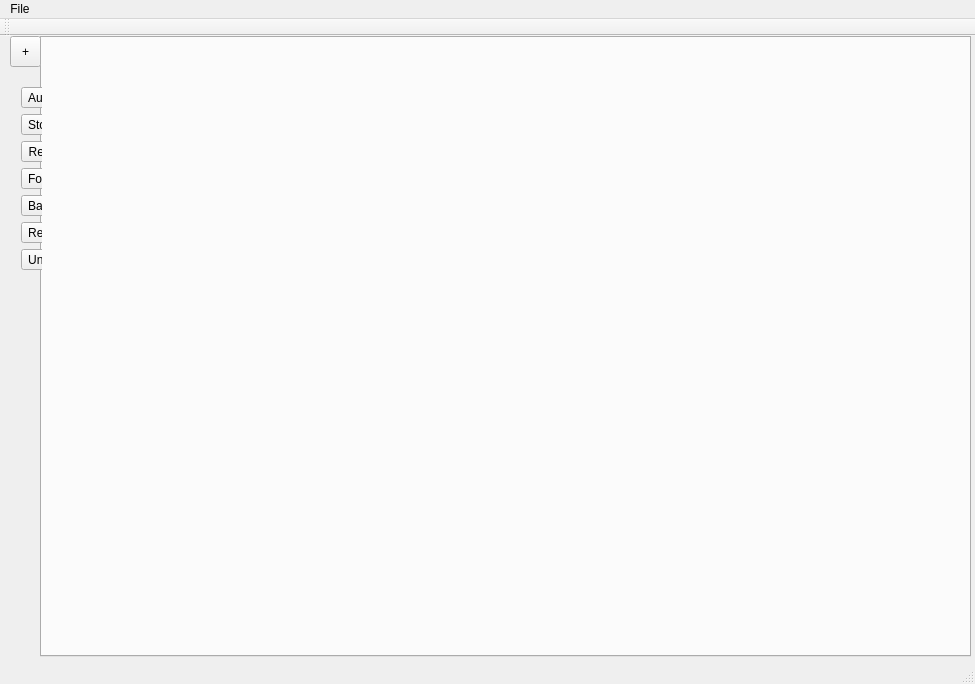
<?xml version="1.0" encoding="UTF-8"?>
<ui version="4.0">
 <class>MainWindow</class>
 <widget class="QMainWindow" name="MainWindow">
  <property name="geometry">
   <rect>
    <x>0</x>
    <y>0</y>
    <width>975</width>
    <height>684</height>
   </rect>
  </property>
  <property name="windowTitle">
   <string>Chess</string>
  </property>
  <property name="windowIcon">
   <iconset>
    <normaloff>assets/king.png</normaloff>assets/king.png</iconset>
  </property>
  <property name="documentMode">
   <bool>false</bool>
  </property>
  <property name="dockNestingEnabled">
   <bool>false</bool>
  </property>
  <widget class="QWidget" name="centralWidget">
   <widget class="QTabWidget" name="tabWidget">
    <property name="geometry">
     <rect>
      <x>40</x>
      <y>0</y>
      <width>931</width>
      <height>621</height>
     </rect>
    </property>
    <property name="autoFillBackground">
     <bool>false</bool>
    </property>
    <property name="tabPosition">
     <enum>QTabWidget::North</enum>
    </property>
    <property name="tabShape">
     <enum>QTabWidget::Rounded</enum>
    </property>
    <property name="currentIndex">
     <number>-1</number>
    </property>
    <property name="documentMode">
     <bool>false</bool>
    </property>
    <property name="tabsClosable">
     <bool>false</bool>
    </property>
    <property name="movable">
     <bool>true</bool>
    </property>
   </widget>
   <widget class="QWidget" name="formLayoutWidget">
    <property name="geometry">
     <rect>
      <x>10</x>
      <y>40</y>
      <width>32</width>
      <height>581</height>
     </rect>
    </property>
    <layout class="QFormLayout" name="formLayout_3">
     <item row="1" column="0">
      <widget class="QToolButton" name="playButton">
       <property name="enabled">
        <bool>true</bool>
       </property>
       <property name="maximumSize">
        <size>
         <width>80</width>
         <height>16777215</height>
        </size>
       </property>
       <property name="text">
        <string>Auto</string>
       </property>
       <property name="icon">
        <iconset>
         <normaloff>icons/icons8-play-24.png</normaloff>icons/icons8-play-24.png</iconset>
       </property>
       <property name="shortcut">
        <string>F5</string>
       </property>
      </widget>
     </item>
     <item row="2" column="0">
      <widget class="QToolButton" name="stopButton">
       <property name="maximumSize">
        <size>
         <width>80</width>
         <height>16777215</height>
        </size>
       </property>
       <property name="text">
        <string>Stop</string>
       </property>
       <property name="icon">
        <iconset>
         <normaloff>icons/icons8-stop-24.png</normaloff>icons/icons8-stop-24.png</iconset>
       </property>
       <property name="shortcut">
        <string>F4</string>
       </property>
      </widget>
     </item>
     <item row="3" column="0">
      <widget class="QToolButton" name="restartButton">
       <property name="maximumSize">
        <size>
         <width>80</width>
         <height>16777215</height>
        </size>
       </property>
       <property name="text">
        <string>Restart</string>
       </property>
       <property name="icon">
        <iconset>
         <normaloff>icons/icons8-restart-24.png</normaloff>icons/icons8-restart-24.png</iconset>
       </property>
       <property name="shortcut">
        <string>F6</string>
       </property>
      </widget>
     </item>
     <item row="5" column="0">
      <widget class="QToolButton" name="forwardButton">
       <property name="maximumSize">
        <size>
         <width>80</width>
         <height>16777215</height>
        </size>
       </property>
       <property name="text">
        <string>Forward</string>
       </property>
       <property name="icon">
        <iconset>
         <normaloff>icons/icons8-fast-forward-24.png</normaloff>icons/icons8-fast-forward-24.png</iconset>
       </property>
       <property name="shortcut">
        <string>F10</string>
       </property>
      </widget>
     </item>
     <item row="6" column="0">
      <widget class="QToolButton" name="backwardButton">
       <property name="maximumSize">
        <size>
         <width>80</width>
         <height>16777215</height>
        </size>
       </property>
       <property name="text">
        <string>Backward</string>
       </property>
       <property name="icon">
        <iconset>
         <normaloff>icons/icons8-rewind-24.png</normaloff>icons/icons8-rewind-24.png</iconset>
       </property>
      </widget>
     </item>
     <item row="7" column="0">
      <widget class="QToolButton" name="redoButton">
       <property name="maximumSize">
        <size>
         <width>80</width>
         <height>16777215</height>
        </size>
       </property>
       <property name="text">
        <string>Redo</string>
       </property>
       <property name="icon">
        <iconset>
         <normaloff>icons/icons8-redo-24.png</normaloff>icons/icons8-redo-24.png</iconset>
       </property>
       <property name="shortcut">
        <string>F7</string>
       </property>
      </widget>
     </item>
     <item row="8" column="0">
      <widget class="QToolButton" name="undoButton">
       <property name="maximumSize">
        <size>
         <width>80</width>
         <height>16777215</height>
        </size>
       </property>
       <property name="text">
        <string>Undo</string>
       </property>
       <property name="icon">
        <iconset>
         <normaloff>icons/icons8-undo-24.png</normaloff>icons/icons8-undo-24.png</iconset>
       </property>
       <property name="shortcut">
        <string>F6</string>
       </property>
      </widget>
     </item>
    </layout>
   </widget>
   <widget class="QToolButton" name="addButton">
    <property name="geometry">
     <rect>
      <x>10</x>
      <y>0</y>
      <width>31</width>
      <height>31</height>
     </rect>
    </property>
    <property name="text">
     <string>+</string>
    </property>
    <property name="icon">
     <iconset>
      <normaloff>icons/icons8-plus-math-24.png</normaloff>icons/icons8-plus-math-24.png</iconset>
    </property>
    <property name="shortcut">
     <string>Ctrl+N</string>
    </property>
   </widget>
  </widget>
  <widget class="QMenuBar" name="menuBar">
   <property name="geometry">
    <rect>
     <x>0</x>
     <y>0</y>
     <width>975</width>
     <height>22</height>
    </rect>
   </property>
   <widget class="QMenu" name="menuFile">
    <property name="title">
     <string>File</string>
    </property>
    <addaction name="actionLoad"/>
    <addaction name="actionSave"/>
    <addaction name="separator"/>
    <addaction name="actionNew_Tab"/>
    <addaction name="actionClose_Tab"/>
    <addaction name="separator"/>
    <addaction name="actionAbout"/>
    <addaction name="actionExit"/>
   </widget>
   <addaction name="menuFile"/>
  </widget>
  <widget class="QToolBar" name="mainToolBar">
   <attribute name="toolBarArea">
    <enum>TopToolBarArea</enum>
   </attribute>
   <attribute name="toolBarBreak">
    <bool>false</bool>
   </attribute>
  </widget>
  <widget class="QStatusBar" name="statusBar"/>
  <action name="actionNew_Tab">
   <property name="text">
    <string>New Tab</string>
   </property>
   <property name="shortcut">
    <string>Ctrl+N</string>
   </property>
  </action>
  <action name="actionLoad">
   <property name="text">
    <string>Load..</string>
   </property>
  </action>
  <action name="actionSave">
   <property name="text">
    <string>Save..</string>
   </property>
   <property name="shortcut">
    <string>Ctrl+S</string>
   </property>
  </action>
  <action name="actionClose_Tab">
   <property name="text">
    <string>Close Tab</string>
   </property>
   <property name="shortcut">
    <string>Del</string>
   </property>
  </action>
  <action name="actionAbout">
   <property name="text">
    <string>About..</string>
   </property>
   <property name="shortcut">
    <string>F1</string>
   </property>
  </action>
  <action name="actionExit">
   <property name="text">
    <string>Exit</string>
   </property>
   <property name="shortcut">
    <string>Ctrl+Esc</string>
   </property>
  </action>
 </widget>
 <layoutdefault spacing="6" margin="11"/>
 <resources/>
 <connections/>
</ui>
